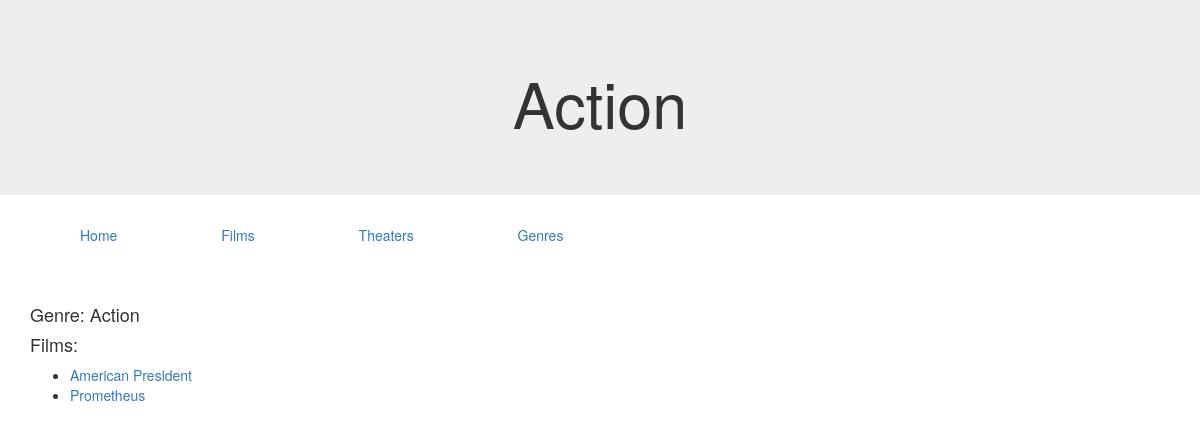
The page /genres/1 on the database as committed earlier.
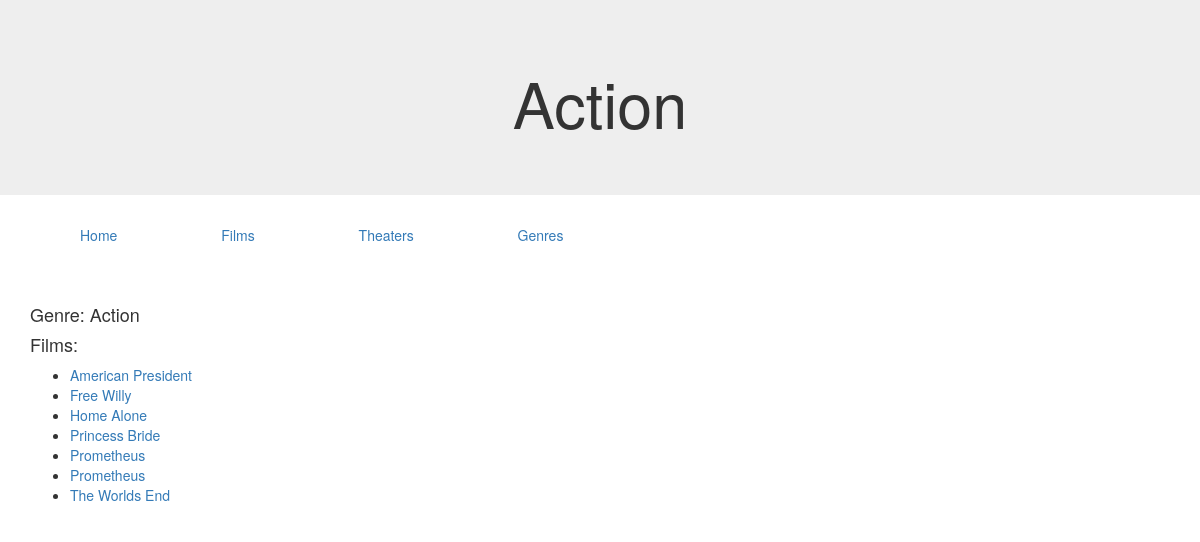
The same page on the database as committed later.
### films/models.py (models this page shows)
class Film(models.Model):
    title = models.CharField(max_length=100, blank=True, default='')
    year_prod = models.IntegerField()
    genre = models.ForeignKey(Genre, on_delete=models.CASCADE)
    img_url = models.CharField(max_length=150, blank=True, default='')
    owner = models.ForeignKey(
        'auth.User',
        related_name='films',
        on_delete=models.CASCADE,
        null=True
    )
    class Meta:
        ordering = ('title',)

### films/views.py (the view)
# urls.py: url(r'^genres/(?P<pk>[0-9]+)$', views.genre_detail, name='genre'),
def genre_detail(request, pk):
    genre = Genre.objects.get(pk=pk)
    return render(request, 'films/genre_detail.html', {'genre': genre})

### films/templates/films/genre_detail.html (shortened to what this page needs)
{% extends "layout.html" %}
{% block jumbotron %}
<div class="jumbotron">
    <h1>{{ genre.name }}</h1>
</div>
{% endblock %}
{% block content %}
    <h4>Genre: {{ genre.name }}</h4>
    <h4>Films: </h4>
        <ul>
            {% for film in genre.film_set.all %}
            <li><a href="{% url 'film' pk=film.pk %}">{{ film.title }}</a></li>
            {% endfor %}
        </ul>
{% endblock %}

Rows that differ between the two databases and show on the page:
added Film: title "Free Willy"
added Film: title "Home Alone"
added Film: title "Princess Bride"
added Film: title "Prometheus"
added Film: title "The Worlds End"
